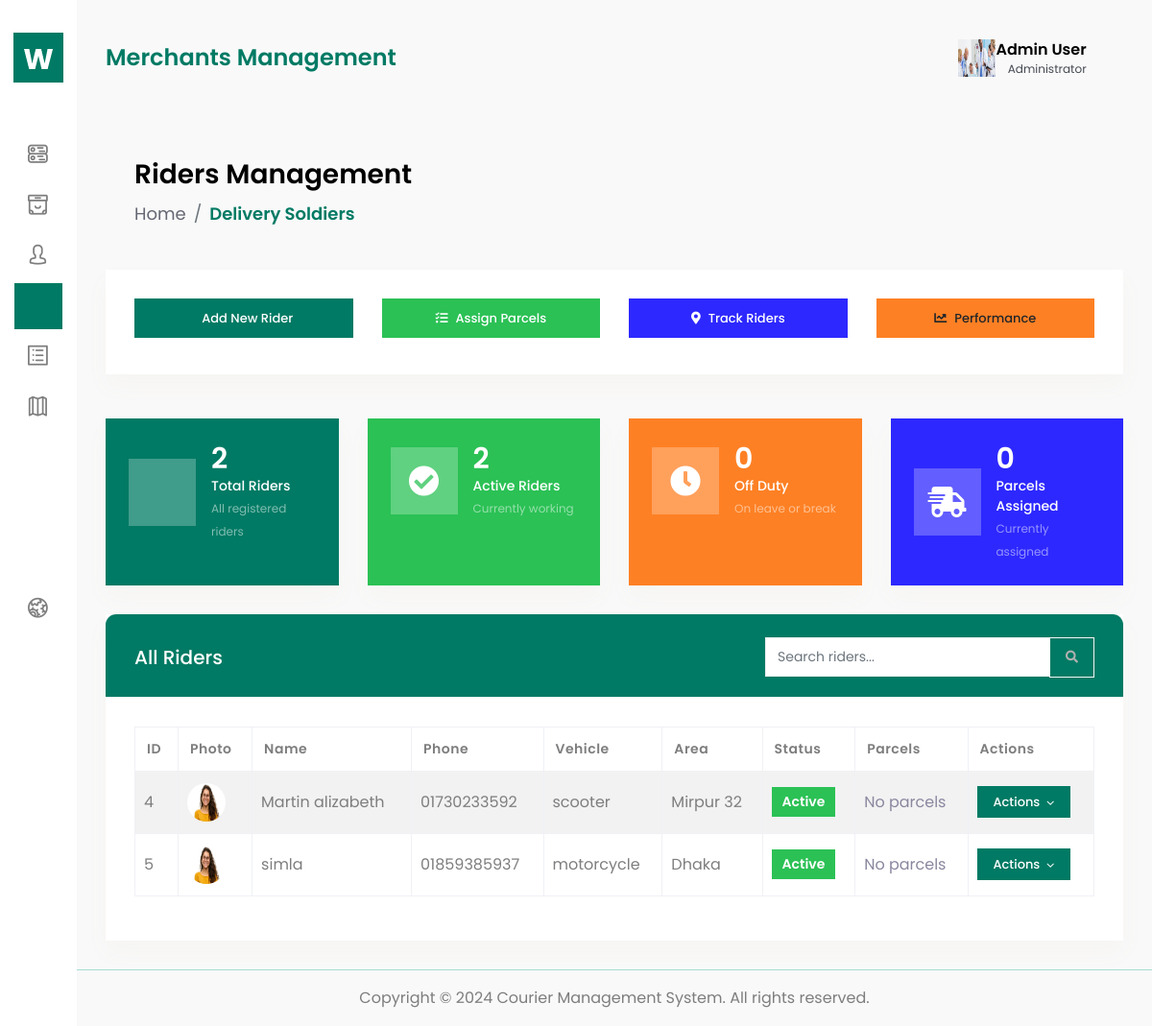
Page /user/soldier/ on the earlier database version.
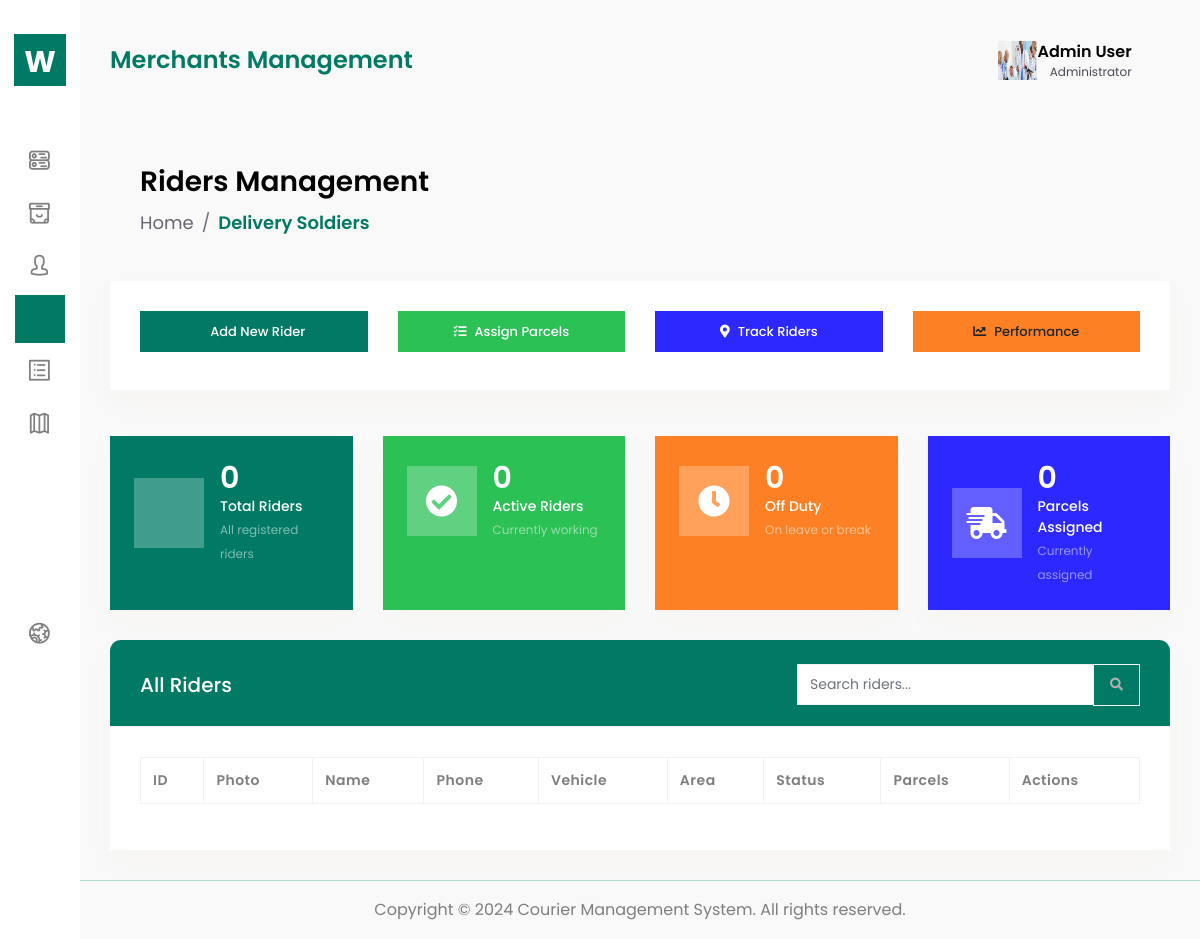
Same page on the later database version.
### accounts/models.py (models this page shows, shortened)
class DeliverySoldier(models.Model):
    STATUS_CHOICES=(
        ("active","active"),
        ("off_duty","off_duty"),
        ("suspended","suspended"),
    )
    soldiers_id = models.AutoField(primary_key=True)
    soldiers_parcel_id = models.ForeignKey('parcels.Parcel', on_delete=models.CASCADE, blank=True, null=True)
    soldiers_area_id = models.ForeignKey('logistics.Area', on_delete=models.CASCADE)
    photo=models.ImageField(upload_to="soldier/", default="soldier/default.png", null=True, blank=True)
    soldiers_name = models.CharField(max_length=100)
    soldiers_phone = models.CharField(max_length=20)
    soldiers_nid = models.IntegerField(unique=True)  # National ID
    soldiers_email = models.EmailField(unique=True)
    soldiers_username = models.CharField(max_length=50, unique=True)
    soldiers_address=models.TextField()
    soldiers_password_hash = models.CharField(max_length=255)
    status=models.CharField(max_length=20, choices=STATUS_CHOICES, default="active")
    soldiers_Blood_group=models.CharField(max_length=10, null=True, blank=True)
    soldiers_dob=models.DateField(default=datetime.date.today)
    soldiers_gender=models.CharField(max_length=20,choices=(("male","male"), ("female","female"), ("others","others")))
    created_at = models.DateTimeField(auto_now_add=True)
    updated_at = models.DateTimeField(auto_now=True)
    soldiers_vehicle_type = models.CharField(max_length=50, choices=[
        ("motorcycle", "motorcycle"),
        ("scooter", "scooter"),
        ("bicycle", "bicycle"),
        ("car", "car"),
    ], default="motorcycle")
    soldiers_vehicle_brand = models.CharField(max_length=100, blank=True, null=True)
    soldiers_vehicle_number = models.CharField(max_length=50, blank=True, null=True)  # License plate
    license_expiry = models.DateField(null=True, blank=True)
    insurance_status = models.BooleanField(default=True, blank=True, null=True)  # True = valid, False = expired
    insurance_expiry = models.DateField(null=True,blank=True )

### logistics/models.py (models this page shows)
class Area(models.Model):
    area_id=models.AutoField(primary_key=True)
    area_name=models.CharField(max_length=100)
    area_district=models.CharField(max_length=20,null=True,blank=True)
    area_station=models.CharField(max_length=50, null=True,blank=True)
    area_price=models.DecimalField(max_digits=20, decimal_places=2)
    area_category=models.CharField(max_length=50, choices=[("dhaka_city","dhaka_city"),("sub-city","sub_city"),("outside_dhaka","outside_dhaka"),], default="sub-city")
    def __str__(self):
        return self.area_name

### accounts/views.py (the view)
# urls.py: path('soldier/', views.soldier,name='soldier'),
def soldier(request):
    soldiers = (
        DeliverySoldier.objects
        .select_related("soldiers_area_id")
        .prefetch_related("parcels")
    )
    total_soldiers = soldiers.count()
    active_soldiers = soldiers.filter(status="active").count()
    off_duty = soldiers.filter(status="off_duty").count()
    suspended = soldiers.filter(status="suspended").count()
    total_parcels = soldiers.aggregate(total=Count("soldiers_parcel_id"))["total"] or 0
    context = {
        "soldiers": soldiers,
        "total_soldiers": total_soldiers,
        "active_soldiers": active_soldiers,
        "off_duty": off_duty,
        "suspended": suspended,
        "total_parcels": total_parcels,
    }
    return render(request, "accounts/soldier.html", context)

### accounts/templates/accounts/soldier.html (shortened to what this page needs)
{%extends 'base.html'%}
{%block content%}
        <div class="content-body">
            <div class="container-fluid">
                <div class="row page-titles mx-0">
                    <div class="col-sm-6 p-md-0">
                        <div class="welcome-text">
                            <h4>Riders Management</h4>
                        </div>
                    </div>
                    <div class="col-sm-6 p-md-0 justify-content-sm-end mt-2 mt-sm-0 d-flex">
                        <ol class="breadcrumb">
                            <li class="breadcrumb-item"><a href="{% url "dashboard"%}">Home</a></li>
                            <li class="breadcrumb-item active"><a href="{% url "soldier"%}">Delivery Soldiers</a></li>
                        </ol>
                    </div>
                </div>
                <div class="row mb-3">
                    <div class="col-12">
                        <div class="card">
                            <div class="card-body">
                                <div class="row">
                                    <div class="col-md-3 mb-2">
                                        <a href="{% url 'add_soldier'%}" class="btn btn-primary btn-block">
                                            Add New Rider
                                        </a>
                                    </div>
                                    <div class="col-md-3 mb-2">
                                        <a href="rider-assignments.html" class="btn btn-success btn-block">
                                            <i class="fas fa-tasks mr-2"></i>Assign Parcels
                                        </a>
                                    </div>
                                    <div class="col-md-3 mb-2">
                                        <a href="rider-tracking.html" class="btn btn-info btn-block">
                                            <i class="fas fa-map-marker-alt mr-2"></i>Track Riders
                                        </a>
                                    </div>
                                    <div class="col-md-3 mb-2">
                                        <a href="rider-performance.html" class="btn btn-warning btn-block">
                                            <i class="fas fa-chart-line mr-2"></i>Performance
                                        </a>
                                    </div>
                                </div>
                            </div>
                        </div>
                    </div>
                </div>
                <div class="row">
                    <div class="col-xl-3 col-lg-6 col-sm-6">
                        <div class="widget-stat card bg-primary">
                            <div class="card-body p-4">
                                <div class="media ai-icon">
                                    <span class="mr-3 ai-icon">
                                    </span>
                                    <div class="media-body">
                                        <h3 class="mb-0 text-white">{{total_soldiers}}</h3>
                                        <p class="mb-0 text-white">Total Riders</p>
                                        <small class="text-white-50">All registered riders</small>
                                    </div>
                                </div>
                            </div>
                        </div>
                    </div>
                    <div class="col-xl-3 col-lg-6 col-sm-6">
                        <div class="widget-stat card bg-success">
                            <div class="card-body p-4">
                                <div class="media ai-icon">
                                    <span class="mr-3 ai-icon">
                                        <i class="fas fa-check-circle text-white"></i>
                                    </span>
                                    <div class="media-body">
                                        <h3 class="mb-0 text-white">{{active_soldiers}}</h3>
                                        <p class="mb-0 text-white">Active Riders</p>
                                        <small class="text-white-50">Currently working</small>
                                    </div>
                                </div>
                            </div>
                        </div>
                    </div>
                    <div class="col-xl-3 col-lg-6 col-sm-6">
                        <div class="widget-stat card bg-warning">
                            <div class="card-body p-4">
                                <div class="media ai-icon">
                                    <span class="mr-3 ai-icon">
                                        <i class="fas fa-clock text-white"></i>
                                    </span>
                                    <div class="media-body">
                                        <h3 class="mb-0 text-white">{{off_duty}}</h3>
                                        <p class="mb-0 text-white">Off Duty</p>
                                        <small class="text-white-50">On leave or break</small>
                                    </div>
                                </div>
                            </div>
                        </div>
                    </div>
                    <div class="col-xl-3 col-lg-6 col-sm-6">
                        <div class="widget-stat card bg-info">
                            <div class="card-body p-4">
                                <div class="media ai-icon">
                                    <span class="mr-3 ai-icon">
                                        <i class="fas fa-shipping-fast text-white"></i>
                                    </span>
                                    <div class="media-body">
                                        <h3 class="mb-0 text-white">{{total_parcels}}</h3>
                                        <p class="mb-0 text-white">Parcels Assigned</p>
                                        <small class="text-white-50">Currently assigned</small>
                                    </div>
                                </div>
                            </div>
                        </div>
                    </div>
                </div>
                <div class="row">
                    <div class="col-12">
                        <div class="card">
                            <div class="card-header bg-primary">
                                <h4 class="card-title text-white mb-0">All Riders</h4>
                                <div class="card-tools">
                                    <div class="input-group">
                                        <input type="text" class="form-control" placeholder="Search riders..." >
                                        <div class="input-group-append">
                                            <button class="btn btn-outline-light" type="button">
                                                <i class="fas fa-search"></i>
                                            </button>
                                        </div>
                                    </div>
                                </div>
                            </div>
                            <div class="card-body">
                                <div class="table-responsive">
                                    <table id="ridersTable" class="table table-striped table-bordered">
                                        <thead>
                                            <tr>
                                                <th>ID</th>
                                                <th>Photo</th>
                                                <th>Name</th>
                                                <th>Phone</th>
                                                <th>Vehicle</th>
                                                <th>Area</th>
                                                <th>Status</th>
                                                <th>Parcels</th>
                                                <th>Actions</th>
                                            </tr>
                                        </thead>
                                        <tbody>
                                            {% for soldier in soldiers %}
                                            <tr>
                                                <td>{{soldier.soldiers_id}}</td>
                                                <td><img src="{{soldier.photo.url}}" width="40" height="40" class="rounded-circle"></td>
                                                <td>{{soldier.soldiers_name}}</td>
                                                <td>{{soldier.soldiers_phone}}</td>
                                                <td>{{soldier.soldiers_vehicle_type}}</td>
                                                <td>{{ soldier.soldiers_area_id }}</td>
                                                <td>
                                                     {% if soldier.status == "active" %}
                                                             <span class="badge badge-success">Active</span>
                                                     {% elif soldier.status == "off_duty" %}
                                                             <span class="badge badge-warning">Off Duty</span>
                                                     {% else %}
                                                             <span class="badge badge-danger">Suspended</span>
                                                    {% endif %}
                                                </td>
                                                <td>
                                                    {% for parcel in soldier.parcels.all %}
                                                      <span class="badge badge-info">{{ parcel.parcel_id }}</span>
                                                    {% empty %}
                                                          <span class="text-muted">No parcels</span>
                                                    {% endfor %}
                                                </td>
                                                <td>
                                                    <div class="dropdown">
                                                        <button class="btn btn-primary btn-sm dropdown-toggle" type="button" data-toggle="dropdown">
                                                            Actions
                                                        </button>
                                                    </div>
                                                </td>
                                            </tr>
                                            {%endfor%}
                                        </tbody>
                                    </table>
                                </div>
                            </div>
                        </div>
                    </div>
                </div>
            </div>
        </div>
{%endblock%}

Differences in the rows shown:
removed DeliverySoldier: soldiers_id "4", photo (picture), soldiers_name "Martin alizabeth", soldiers_phone "01730233592", soldiers_vehicle_type "scooter", soldiers_area_id "Mirpur 32", status "Active"
removed DeliverySoldier: soldiers_id "5", photo (picture), soldiers_name "simla", soldiers_phone "01859385937", soldiers_vehicle_type "motorcycle", soldiers_area_id "Dhaka", status "Active"
Other differences:
{{ total_soldiers }}: "2" → "0"
{{ active_soldiers }}: "2" → "0"
